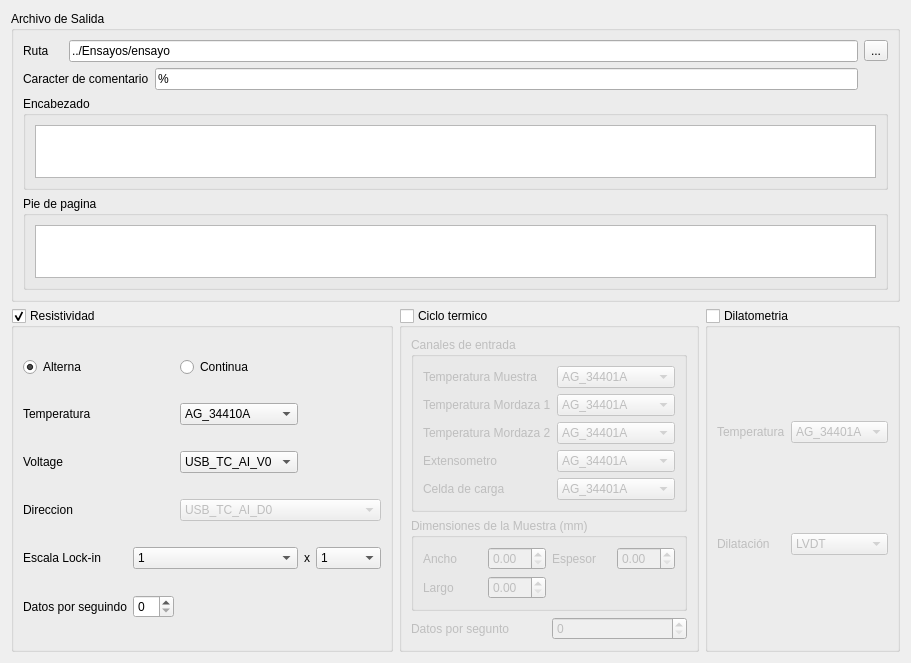
      <widget class="QWidget" name="tab_output_config">
       <attribute name="title">
        <string>Configuracion de Salida</string>
       </attribute>
       <layout class="QGridLayout" name="gridLayout_18">
        <item row="0" column="0" colspan="3">
         <widget class="QGroupBox" name="gb_output_file">
          <property name="maximumSize">
           <size>
            <width>16777215</width>
            <height>291</height>
           </size>
          </property>
          <property name="title">
           <string>Archivo de Salida</string>
          </property>
          <property name="checkable">
           <bool>false</bool>
          </property>
          <property name="checked">
           <bool>false</bool>
          </property>
          <layout class="QGridLayout" name="gridLayout_8">
           <item row="0" column="1" colspan="3">
            <widget class="QLineEdit" name="le_output_file_path">
             <property name="text">
              <string>../Ensayos/ensayo</string>
             </property>
            </widget>
           </item>
           <item row="0" column="0">
            <widget class="QLabel" name="lb_output_file_path">
             <property name="text">
              <string>Ruta</string>
             </property>
            </widget>
           </item>
           <item row="1" column="3">
            <widget class="QLineEdit" name="le_output_file_commentchar">
             <property name="text">
              <string>%</string>
             </property>
            </widget>
           </item>
           <item row="0" column="4">
            <widget class="QToolButton" name="tlb_output_file_path">
             <property name="text">
              <string>...</string>
             </property>
            </widget>
           </item>
           <item row="1" column="0" colspan="3">
            <widget class="QLabel" name="lb_output_file_commentchar">
             <property name="text">
              <string>Caracter de comentario</string>
             </property>
            </widget>
           </item>
           <item row="3" column="0" colspan="5">
            <widget class="QGroupBox" name="gb_footer">
             <property name="title">
              <string>Pie de pagina</string>
             </property>
             <layout class="QGridLayout" name="gridLayout_16">
              <item row="0" column="0">
               <widget class="QPlainTextEdit" name="ptx_footer"/>
              </item>
             </layout>
            </widget>
           </item>
           <item row="2" column="0" colspan="5">
            <widget class="QGroupBox" name="gb_header">
             <property name="title">
              <string>Encabezado</string>
             </property>
             <layout class="QGridLayout" name="gridLayout_14">
              <item row="0" column="0">
               <widget class="QPlainTextEdit" name="ptx_header"/>
              </item>
             </layout>
            </widget>
           </item>
          </layout>
         </widget>
        </item>
        <item row="1" column="0">
         <widget class="QGroupBox" name="gb_resistivity_test_config">
          <property name="title">
           <string>Resistividad</string>
          </property>
          <property name="checkable">
           <bool>true</bool>
          </property>
          <property name="checked">
           <bool>true</bool>
          </property>
          <layout class="QGridLayout" name="gridLayout_22">
           <item row="0" column="0" colspan="2">
            <widget class="QRadioButton" name="rb_resistivity_altern">
             <property name="text">
              <string>Alterna</string>
             </property>
             <property name="checked">
              <bool>true</bool>
             </property>
            </widget>
           </item>
           <item row="0" column="2" colspan="3">
            <widget class="QRadioButton" name="rb_resistivity_continua">
             <property name="text">
              <string>Continua</string>
             </property>
            </widget>
           </item>
           <item row="1" column="0">
            <widget class="QLabel" name="lb_resistivity_temp_input">
             <property name="text">
              <string>Temperatura</string>
             </property>
            </widget>
           </item>
           <item row="1" column="2">
            <widget class="QComboBox" name="cbx_resistivity_temp_input">
             <item>
              <property name="text">
               <string>AG_34410A</string>
              </property>
             </item>
             <item>
              <property name="text">
               <string>AG_34401A</string>
              </property>
             </item>
             <item>
              <property name="text">
               <string>AG_34405A</string>
              </property>
             </item>
             <item>
              <property name="text">
               <string>USB_TC_AI_T0</string>
              </property>
             </item>
             <item>
              <property name="text">
               <string>USB_TC_AI_T1</string>
              </property>
             </item>
             <item>
              <property name="text">
               <string>USB_TC_AI_T2</string>
              </property>
             </item>
             <item>
              <property name="text">
               <string>USB_TC_AI_T3</string>
              </property>
             </item>
            </widget>
           </item>
           <item row="2" column="0">
            <widget class="QLabel" name="lb_resistivity_volt_input">
             <property name="text">
              <string>Voltage</string>
             </property>
            </widget>
           </item>
           <item row="2" column="2">
            <widget class="QComboBox" name="cbx_resistivity_volt_input">
             <item>
              <property name="text">
               <string>USB_TC_AI_V0</string>
              </property>
             </item>
             <item>
              <property name="text">
               <string>AG_34401A</string>
              </property>
             </item>
             <item>
              <property name="text">
               <string>AG_34405A</string>
              </property>
             </item>
             <item>
              <property name="text">
               <string>AG_34410A</string>
              </property>
             </item>
             <item>
              <property name="text">
               <string>USB_TC_AI_V1</string>
              </property>
             </item>
             <item>
              <property name="text">
               <string>USB_TC_AI_V2</string>
              </property>
             </item>
             <item>
              <property name="text">
               <string>USB_TC_AI_V3</string>
              </property>
             </item>
            </widget>
           </item>
           <item row="4" column="0">
            <widget class="QLabel" name="lb_resistivity_direction_output">
             <property name="text">
              <string>Direccion</string>
             </property>
            </widget>
           </item>
           <item row="4" column="2" colspan="3">
            <widget class="QComboBox" name="cbx_resistivity_direction_output">
             <property name="enabled">
              <bool>false</bool>
             </property>
             <item>
              <property name="text">
               <string>USB_TC_AI_D0</string>
              </property>
             </item>
             <item>
              <property name="text">
               <string>USB_TC_AI_D1</string>
              </property>
             </item>
             <item>
              <property name="text">
               <string>USB_TC_AI_D2</string>
              </property>
             </item>
             <item>
              <property name="text">
               <string>USB_TC_AI_D3</string>
              </property>
             </item>
             <item>
              <property name="text">
               <string>USB_TC_AI_D4</string>
              </property>
             </item>
             <item>
              <property name="text">
               <string>USB_TC_AI_D5</string>
              </property>
             </item>
             <item>
              <property name="text">
               <string>USB_TC_AI_D6</string>
              </property>
             </item>
             <item>
              <property name="text">
               <string>USB_TC_AI_D7</string>
              </property>
             </item>
            </widget>
           </item>
           <item row="5" column="0">
            <widget class="QLabel" name="lb_resistivity_lockin">
             <property name="text">
              <string>Escala Lock-in</string>
             </property>
            </widget>
           </item>
           <item row="5" column="1" colspan="2">
            <widget class="QComboBox" name="cbx_resistivity_lockin_scale_value">
             <item>
              <property name="text">
               <string>1</string>
              </property>
             </item>
             <item>
              <property name="text">
               <string>20</string>
              </property>
             </item>
             <item>
              <property name="text">
               <string>50</string>
              </property>
             </item>
             <item>
              <property name="text">
               <string>100</string>
              </property>
             </item>
             <item>
              <property name="text">
               <string>500</string>
              </property>
             </item>
            </widget>
           </item>
           <item row="5" column="3">
            <widget class="QLabel" name="lb_resistivity_lockin_product_sing">
             <property name="text">
              <string>x</string>
             </property>
            </widget>
           </item>
           <item row="5" column="4">
            <widget class="QComboBox" name="cbx_resistivity_lockin_scale_unit">
             <item>
              <property name="text">
               <string>1</string>
              </property>
             </item>
             <item>
              <property name="text">
               <string>10</string>
              </property>
             </item>
             <item>
              <property name="text">
               <string>100</string>
              </property>
             </item>
             <item>
              <property name="text">
               <string>1000</string>
              </property>
             </item>
             <item>
              <property name="text">
               <string>10000</string>
              </property>
             </item>
            </widget>
           </item>
           <item row="6" column="0">
            <widget class="QLabel" name="lb_resistivity_data_per_second">
             <property name="text">
              <string>Datos por seguindo</string>
             </property>
            </widget>
           </item>
           <item row="6" column="1">
            <widget class="QSpinBox" name="sbx_resistivity_data_per_second"/>
           </item>
          </layout>
         </widget>
        </item>
        <item row="1" column="1">
         <widget class="QGroupBox" name="gb_termcicle_test_config">
          <property name="title">
           <string>Ciclo termico</string>
          </property>
          <property name="checkable">
           <bool>true</bool>
          </property>
          <property name="checked">
           <bool>false</bool>
          </property>
          <layout class="QGridLayout" name="gridLayout_20">
           <item row="2" column="0">
            <widget class="QLabel" name="lb_termcicle_data_per_second">
             <property name="text">
              <string>Datos por segunto</string>
             </property>
            </widget>
           </item>
           <item row="2" column="1">
            <widget class="QSpinBox" name="sbx_termcicle_data_per_second"/>
           </item>
           <item row="0" column="0" colspan="2">
            <widget class="QGroupBox" name="gb_termcicle_in_channels">
             <property name="title">
              <string>Canales de entrada</string>
             </property>
             <layout class="QGridLayout" name="gridLayout_17">
              <item row="0" column="0">
               <widget class="QLabel" name="lb_termcicle_sample_temperature_input">
                <property name="text">
                 <string>Temperatura Muestra</string>
                </property>
               </widget>
              </item>
              <item row="1" column="0">
               <widget class="QLabel" name="lb_termcicle_hold_1_temperature_input">
                <property name="text">
                 <string>Temperatura Mordaza 1</string>
                </property>
               </widget>
              </item>
              <item row="2" column="0">
               <widget class="QLabel" name="lb_termcicle_hold_2_temperature_input">
                <property name="text">
                 <string>Temperatura Mordaza 2</string>
                </property>
               </widget>
              </item>
              <item row="3" column="0">
               <widget class="QLabel" name="lb_termcicle_extensometer_input">
                <property name="text">
                 <string>Extensometro</string>
                </property>
               </widget>
              </item>
              <item row="4" column="0">
               <widget class="QLabel" name="lb_termcicle_load_cell_input">
                <property name="text">
                 <string>Celda de carga</string>
                </property>
               </widget>
              </item>
              <item row="0" column="1">
               <widget class="QComboBox" name="cbx_termcicle_sample_temperature_input">
                <item>
                 <property name="text">
                  <string>AG_34401A</string>
                 </property>
                </item>
                <item>
                 <property name="text">
                  <string>AG_34405A</string>
                 </property>
                </item>
                <item>
                 <property name="text">
                  <string>AG_34410A</string>
                 </property>
                </item>
                <item>
                 <property name="text">
                  <string>USB_TC_AI_T0</string>
                 </property>
                </item>
                <item>
                 <property name="text">
                  <string>USB_TC_AI_T1</string>
                 </property>
                </item>
                <item>
                 <property name="text">
                  <string>USB_TC_AI_T2</string>
                 </property>
                </item>
                <item>
                 <property name="text">
                  <string>USB_TC_AI_T3</string>
                 </property>
                </item>
               </widget>
              </item>
              <item row="2" column="1">
               <widget class="QComboBox" name="cbx_termcicle_hold_2_temperature_input">
                <item>
                 <property name="text">
                  <string>AG_34401A</string>
                 </property>
                </item>
                <item>
                 <property name="text">
                  <string>AG_34405A</string>
                 </property>
                </item>
                <item>
                 <property name="text">
                  <string>AG_34410A</string>
                 </property>
                </item>
                <item>
                 <property name="text">
                  <string>USB_TC_AI_T0</string>
                 </property>
                </item>
                <item>
                 <property name="text">
                  <string>USB_TC_AI_T1</string>
                 </property>
                </item>
                <item>
                 <property name="text">
                  <string>USB_TC_AI_T2</string>
                 </property>
                </item>
                <item>
                 <property name="text">
                  <string>USB_TC_AI_T3</string>
                 </property>
                </item>
               </widget>
              </item>
              <item row="1" column="1">
               <widget class="QComboBox" name="cbx_termcicle_hold_1_temperature_input">
                <item>
                 <property name="text">
                  <string>AG_34401A</string>
                 </property>
                </item>
                <item>
                 <property name="text">
                  <string>AG_34405A</string>
                 </property>
                </item>
                <item>
                 <property name="text">
                  <string>AG_34410A</string>
                 </property>
                </item>
                <item>
                 <property name="text">
                  <string>USB_TC_AI_T0</string>
                 </property>
                </item>
                <item>
                 <property name="text">
                  <string>USB_TC_AI_T1</string>
                 </property>
                </item>
                <item>
                 <property name="text">
                  <string>USB_TC_AI_T2</string>
                 </property>
                </item>
                <item>
                 <property name="text">
                  <string>USB_TC_AI_T3</string>
                 </property>
                </item>
               </widget>
              </item>
              <item row="3" column="1">
               <widget class="QComboBox" name="cbx_termcicle_extensometer_input">
                <item>
                 <property name="text">
                  <string>AG_34401A</string>
                 </property>
                </item>
                <item>
                 <property name="text">
                  <string>AG_34405A</string>
                 </property>
                </item>
                <item>
                 <property name="text">
                  <string>AG_34410A</string>
                 </property>
                </item>
                <item>
                 <property name="text">
                  <string>USB_TC_AI_V0</string>
                 </property>
                </item>
                <item>
                 <property name="text">
                  <string>USB_TC_AI_V1</string>
                 </property>
                </item>
                <item>
                 <property name="text">
                  <string>USB_TC_AI_V2</string>
                 </property>
                </item>
                <item>
                 <property name="text">
                  <string>USB_TC_AI_V3</string>
                 </property>
                </item>
               </widget>
              </item>
              <item row="4" column="1">
               <widget class="QComboBox" name="cbx_termcicle_load_cell_input">
                <item>
                 <property name="text">
                  <string>AG_34401A</string>
                 </property>
                </item>
                <item>
                 <property name="text">
                  <string>AG_34405A</string>
                 </property>
                </item>
                <item>
                 <property name="text">
                  <string>AG_34410A</string>
                 </property>
                </item>
                <item>
                 <property name="text">
                  <string>USB_TC_AI_V0</string>
                 </property>
                </item>
                <item>
                 <property name="text">
                  <string>USB_TC_AI_V1</string>
                 </property>
                </item>
                <item>
                 <property name="text">
                  <string>USB_TC_AI_V2</string>
                 </property>
                </item>
                <item>
                 <property name="text">
                  <string>USB_TC_AI_V3</string>
                 </property>
                </item>
               </widget>
              </item>
             </layout>
            </widget>
           </item>
           <item row="1" column="0" colspan="2">
            <widget class="QGroupBox" name="gb_termcicle_sample_dimensions">
             <property name="title">
              <string>Dimensiones de la Muestra (mm)</string>
             </property>
             <layout class="QGridLayout" name="gridLayout_15">
              <item row="0" column="0">
               <widget class="QLabel" name="lb_termcicle_sample_width">
                <property name="text">
                 <string>Ancho</string>
                </property>
               </widget>
              </item>
              <item row="0" column="1">
               <widget class="QDoubleSpinBox" name="dsbx_termcicle_sample_width"/>
              </item>
              <item row="0" column="2">
               <widget class="QLabel" name="lb_termcicle_sample_heigth">
                <property name="text">
                 <string>Espesor</string>
                </property>
               </widget>
              </item>
              <item row="0" column="3">
               <widget class="QDoubleSpinBox" name="dsbx_termcicle_sample_heigth"/>
              </item>
              <item row="1" column="0">
               <widget class="QLabel" name="lb_termcicle_sample_large">
                <property name="text">
                 <string>Largo</string>
                </property>
               </widget>
              </item>
              <item row="1" column="1">
               <widget class="QDoubleSpinBox" name="dsbx_termcicle_sample_large"/>
              </item>
             </layout>
            </widget>
           </item>
          </layout>
         </widget>
        </item>
        <item row="1" column="2">
         <widget class="QGroupBox" name="gb_dilatometer_test_config">
          <property name="title">
           <string>Dilatometria</string>
          </property>
          <property name="checkable">
           <bool>true</bool>
          </property>
          <property name="checked">
           <bool>false</bool>
          </property>
          <layout class="QGridLayout" name="gridLayout_19">
           <item row="0" column="0">
            <widget class="QLabel" name="lb_dilatometer_termperature_input">
             <property name="text">
              <string>Temperatura</string>
             </property>
            </widget>
           </item>
           <item row="0" column="1">
            <widget class="QComboBox" name="cbx_dilatometer_termperature_input">
             <item>
              <property name="text">
               <string>AG_34401A</string>
              </property>
             </item>
             <item>
              <property name="text">
               <string>AG_34405A</string>
              </property>
             </item>
             <item>
              <property name="text">
               <string>AG_34410A</string>
              </property>
             </item>
            </widget>
           </item>
           <item row="1" column="0">
            <widget class="QLabel" name="lb_dilatometer_lvdt_input">
             <property name="text">
              <string>Dilatación</string>
             </property>
            </widget>
           </item>
           <item row="1" column="1">
            <widget class="QComboBox" name="cbx_dilatometer_lvdt_input">
             <item>
              <property name="text">
               <string>LVDT</string>
              </property>
             </item>
            </widget>
           </item>
          </layout>
          <zorder>lb_dilatometer_termperature_input</zorder>
          <zorder>lb_dilatometer_lvdt_input</zorder>
          <zorder>cbx_dilatometer_termperature_input</zorder>
          <zorder>cbx_dilatometer_lvdt_input</zorder>
         </widget>
        </item>
       </layout>
      </widget>
